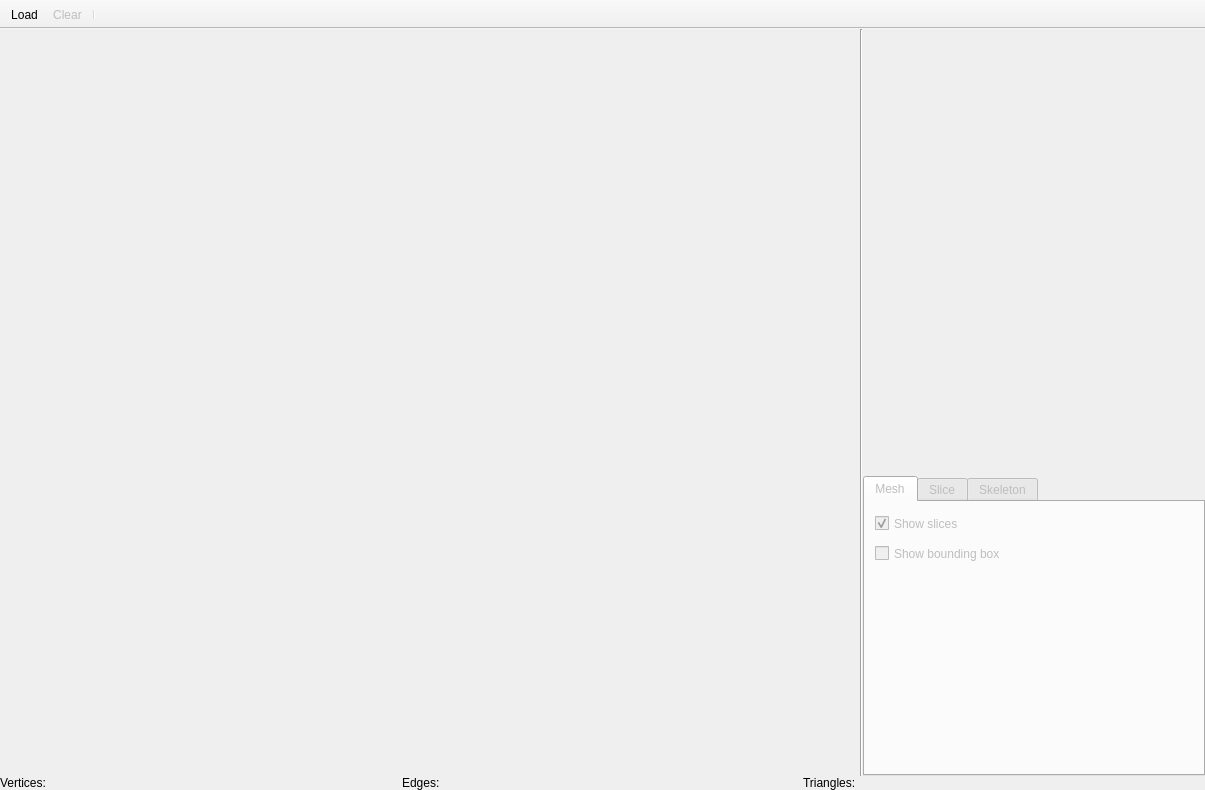
<?xml version="1.0" encoding="UTF-8"?>
<ui version="4.0">
 <class>SlicerWindow</class>
 <widget class="QMainWindow" name="SlicerWindow">
  <property name="geometry">
   <rect>
    <x>0</x>
    <y>0</y>
    <width>1205</width>
    <height>790</height>
   </rect>
  </property>
  <property name="windowTitle">
   <string>MainWindow</string>
  </property>
  <widget class="QWidget" name="centralWidget">
   <property name="sizePolicy">
    <sizepolicy hsizetype="Preferred" vsizetype="Preferred">
     <horstretch>0</horstretch>
     <verstretch>0</verstretch>
    </sizepolicy>
   </property>
   <layout class="QVBoxLayout" name="verticalLayout_2">
    <property name="spacing">
     <number>0</number>
    </property>
    <property name="leftMargin">
     <number>0</number>
    </property>
    <property name="topMargin">
     <number>0</number>
    </property>
    <property name="rightMargin">
     <number>0</number>
    </property>
    <property name="bottomMargin">
     <number>0</number>
    </property>
    <item>
     <layout class="QVBoxLayout" name="verticalLayout">
      <property name="spacing">
       <number>0</number>
      </property>
      <property name="sizeConstraint">
       <enum>QLayout::SetNoConstraint</enum>
      </property>
      <item>
       <layout class="QHBoxLayout" name="horizontalLayout_7">
        <property name="spacing">
         <number>0</number>
        </property>
        <property name="sizeConstraint">
         <enum>QLayout::SetNoConstraint</enum>
        </property>
        <item>
         <layout class="QVBoxLayout" name="verticalLayout_3">
          <item>
           <widget class="QVTKWidget" name="qvtkWidget" native="true">
            <property name="sizePolicy">
             <sizepolicy hsizetype="Expanding" vsizetype="Expanding">
              <horstretch>0</horstretch>
              <verstretch>0</verstretch>
             </sizepolicy>
            </property>
            <property name="minimumSize">
             <size>
              <width>860</width>
              <height>720</height>
             </size>
            </property>
            <property name="baseSize">
             <size>
              <width>0</width>
              <height>0</height>
             </size>
            </property>
           </widget>
          </item>
         </layout>
        </item>
        <item>
         <widget class="Line" name="line">
          <property name="orientation">
           <enum>Qt::Vertical</enum>
          </property>
         </widget>
        </item>
        <item>
         <layout class="QVBoxLayout" name="verticalLayout_4">
          <property name="spacing">
           <number>0</number>
          </property>
          <item>
           <layout class="QHBoxLayout" name="horizontalLayout_4">
            <item>
             <widget class="QVTKWidget" name="slideWidget" native="true">
              <property name="sizePolicy">
               <sizepolicy hsizetype="Expanding" vsizetype="Expanding">
                <horstretch>0</horstretch>
                <verstretch>0</verstretch>
               </sizepolicy>
              </property>
              <property name="maximumSize">
               <size>
                <width>16777215</width>
                <height>16777215</height>
               </size>
              </property>
             </widget>
            </item>
           </layout>
          </item>
          <item>
           <widget class="QTabWidget" name="tabWidget">
            <property name="enabled">
             <bool>false</bool>
            </property>
            <property name="sizePolicy">
             <sizepolicy hsizetype="Expanding" vsizetype="Fixed">
              <horstretch>0</horstretch>
              <verstretch>0</verstretch>
             </sizepolicy>
            </property>
            <property name="minimumSize">
             <size>
              <width>300</width>
              <height>300</height>
             </size>
            </property>
            <property name="currentIndex">
             <number>0</number>
            </property>
            <widget class="QWidget" name="tab_3">
             <property name="sizePolicy">
              <sizepolicy hsizetype="Expanding" vsizetype="Expanding">
               <horstretch>0</horstretch>
               <verstretch>0</verstretch>
              </sizepolicy>
             </property>
             <attribute name="title">
              <string>Mesh</string>
             </attribute>
             <widget class="QCheckBox" name="showSlices">
              <property name="geometry">
               <rect>
                <x>10</x>
                <y>10</y>
                <width>101</width>
                <height>23</height>
               </rect>
              </property>
              <property name="text">
               <string>Show slices</string>
              </property>
              <property name="checked">
               <bool>true</bool>
              </property>
             </widget>
             <widget class="QWidget" name="horizontalLayoutWidget_5">
              <property name="geometry">
               <rect>
                <x>10</x>
                <y>80</y>
                <width>293</width>
                <height>22</height>
               </rect>
              </property>
              <layout class="QHBoxLayout" name="horizontalLayout_9">
               <item>
                <widget class="QLabel" name="label_4">
                 <property name="sizePolicy">
                  <sizepolicy hsizetype="Expanding" vsizetype="Preferred">
                   <horstretch>0</horstretch>
                   <verstretch>0</verstretch>
                  </sizepolicy>
                 </property>
                 <property name="text">
                  <string>X-axis rotation</string>
                 </property>
                </widget>
               </item>
               <item>
                <spacer name="horizontalSpacer_5">
                 <property name="orientation">
                  <enum>Qt::Horizontal</enum>
                 </property>
                 <property name="sizeType">
                  <enum>QSizePolicy::Expanding</enum>
                 </property>
                 <property name="sizeHint" stdset="0">
                  <size>
                   <width>40</width>
                   <height>20</height>
                  </size>
                 </property>
                </spacer>
               </item>
               <item>
                <widget class="QSlider" name="xSlider">
                 <property name="enabled">
                  <bool>false</bool>
                 </property>
                 <property name="sizePolicy">
                  <sizepolicy hsizetype="Expanding" vsizetype="Expanding">
                   <horstretch>0</horstretch>
                   <verstretch>0</verstretch>
                  </sizepolicy>
                 </property>
                 <property name="minimumSize">
                  <size>
                   <width>160</width>
                   <height>0</height>
                  </size>
                 </property>
                 <property name="maximum">
                  <number>100</number>
                 </property>
                 <property name="sliderPosition">
                  <number>100</number>
                 </property>
                 <property name="orientation">
                  <enum>Qt::Horizontal</enum>
                 </property>
                </widget>
               </item>
              </layout>
             </widget>
             <widget class="QWidget" name="horizontalLayoutWidget_6">
              <property name="geometry">
               <rect>
                <x>10</x>
                <y>110</y>
                <width>293</width>
                <height>22</height>
               </rect>
              </property>
              <layout class="QHBoxLayout" name="horizontalLayout_11">
               <item>
                <widget class="QLabel" name="label_6">
                 <property name="sizePolicy">
                  <sizepolicy hsizetype="Expanding" vsizetype="Preferred">
                   <horstretch>0</horstretch>
                   <verstretch>0</verstretch>
                  </sizepolicy>
                 </property>
                 <property name="text">
                  <string>Y-axis rotation</string>
                 </property>
                </widget>
               </item>
               <item>
                <spacer name="horizontalSpacer_7">
                 <property name="orientation">
                  <enum>Qt::Horizontal</enum>
                 </property>
                 <property name="sizeType">
                  <enum>QSizePolicy::Expanding</enum>
                 </property>
                 <property name="sizeHint" stdset="0">
                  <size>
                   <width>40</width>
                   <height>20</height>
                  </size>
                 </property>
                </spacer>
               </item>
               <item>
                <widget class="QSlider" name="ySlider">
                 <property name="enabled">
                  <bool>false</bool>
                 </property>
                 <property name="sizePolicy">
                  <sizepolicy hsizetype="Expanding" vsizetype="Expanding">
                   <horstretch>0</horstretch>
                   <verstretch>0</verstretch>
                  </sizepolicy>
                 </property>
                 <property name="minimumSize">
                  <size>
                   <width>160</width>
                   <height>0</height>
                  </size>
                 </property>
                 <property name="maximum">
                  <number>100</number>
                 </property>
                 <property name="value">
                  <number>100</number>
                 </property>
                 <property name="sliderPosition">
                  <number>100</number>
                 </property>
                 <property name="orientation">
                  <enum>Qt::Horizontal</enum>
                 </property>
                </widget>
               </item>
              </layout>
             </widget>
             <widget class="QWidget" name="horizontalLayoutWidget_7">
              <property name="geometry">
               <rect>
                <x>10</x>
                <y>140</y>
                <width>293</width>
                <height>22</height>
               </rect>
              </property>
              <layout class="QHBoxLayout" name="horizontalLayout_12">
               <item>
                <widget class="QLabel" name="label_7">
                 <property name="sizePolicy">
                  <sizepolicy hsizetype="Expanding" vsizetype="Preferred">
                   <horstretch>0</horstretch>
                   <verstretch>0</verstretch>
                  </sizepolicy>
                 </property>
                 <property name="text">
                  <string>Z-axis rotation</string>
                 </property>
                </widget>
               </item>
               <item>
                <spacer name="horizontalSpacer_8">
                 <property name="orientation">
                  <enum>Qt::Horizontal</enum>
                 </property>
                 <property name="sizeType">
                  <enum>QSizePolicy::Expanding</enum>
                 </property>
                 <property name="sizeHint" stdset="0">
                  <size>
                   <width>40</width>
                   <height>20</height>
                  </size>
                 </property>
                </spacer>
               </item>
               <item>
                <widget class="QSlider" name="zSlider">
                 <property name="enabled">
                  <bool>false</bool>
                 </property>
                 <property name="sizePolicy">
                  <sizepolicy hsizetype="Expanding" vsizetype="Expanding">
                   <horstretch>0</horstretch>
                   <verstretch>0</verstretch>
                  </sizepolicy>
                 </property>
                 <property name="minimumSize">
                  <size>
                   <width>160</width>
                   <height>0</height>
                  </size>
                 </property>
                 <property name="maximum">
                  <number>100</number>
                 </property>
                 <property name="sliderPosition">
                  <number>100</number>
                 </property>
                 <property name="orientation">
                  <enum>Qt::Horizontal</enum>
                 </property>
                </widget>
               </item>
              </layout>
             </widget>
             <widget class="QWidget" name="horizontalLayoutWidget_9">
              <property name="geometry">
               <rect>
                <x>10</x>
                <y>170</y>
                <width>293</width>
                <height>22</height>
               </rect>
              </property>
              <layout class="QHBoxLayout" name="horizontalLayout_13">
               <item>
                <widget class="QLabel" name="label_8">
                 <property name="sizePolicy">
                  <sizepolicy hsizetype="Expanding" vsizetype="Preferred">
                   <horstretch>0</horstretch>
                   <verstretch>0</verstretch>
                  </sizepolicy>
                 </property>
                 <property name="text">
                  <string>X-axis shift</string>
                 </property>
                </widget>
               </item>
               <item>
                <spacer name="horizontalSpacer_9">
                 <property name="orientation">
                  <enum>Qt::Horizontal</enum>
                 </property>
                 <property name="sizeType">
                  <enum>QSizePolicy::Expanding</enum>
                 </property>
                 <property name="sizeHint" stdset="0">
                  <size>
                   <width>40</width>
                   <height>20</height>
                  </size>
                 </property>
                </spacer>
               </item>
               <item>
                <widget class="QSlider" name="xSlider2">
                 <property name="enabled">
                  <bool>false</bool>
                 </property>
                 <property name="sizePolicy">
                  <sizepolicy hsizetype="Expanding" vsizetype="Expanding">
                   <horstretch>0</horstretch>
                   <verstretch>0</verstretch>
                  </sizepolicy>
                 </property>
                 <property name="minimumSize">
                  <size>
                   <width>160</width>
                   <height>0</height>
                  </size>
                 </property>
                 <property name="maximum">
                  <number>100</number>
                 </property>
                 <property name="sliderPosition">
                  <number>100</number>
                 </property>
                 <property name="orientation">
                  <enum>Qt::Horizontal</enum>
                 </property>
                </widget>
               </item>
              </layout>
             </widget>
             <widget class="QWidget" name="horizontalLayoutWidget_10">
              <property name="geometry">
               <rect>
                <x>10</x>
                <y>200</y>
                <width>293</width>
                <height>22</height>
               </rect>
              </property>
              <layout class="QHBoxLayout" name="horizontalLayout_14">
               <item>
                <widget class="QLabel" name="label_9">
                 <property name="sizePolicy">
                  <sizepolicy hsizetype="Expanding" vsizetype="Preferred">
                   <horstretch>0</horstretch>
                   <verstretch>0</verstretch>
                  </sizepolicy>
                 </property>
                 <property name="text">
                  <string>Y-axis shift</string>
                 </property>
                </widget>
               </item>
               <item>
                <spacer name="horizontalSpacer_10">
                 <property name="orientation">
                  <enum>Qt::Horizontal</enum>
                 </property>
                 <property name="sizeType">
                  <enum>QSizePolicy::Expanding</enum>
                 </property>
                 <property name="sizeHint" stdset="0">
                  <size>
                   <width>40</width>
                   <height>20</height>
                  </size>
                 </property>
                </spacer>
               </item>
               <item>
                <widget class="QSlider" name="ySlider2">
                 <property name="enabled">
                  <bool>false</bool>
                 </property>
                 <property name="sizePolicy">
                  <sizepolicy hsizetype="Expanding" vsizetype="Expanding">
                   <horstretch>0</horstretch>
                   <verstretch>0</verstretch>
                  </sizepolicy>
                 </property>
                 <property name="minimumSize">
                  <size>
                   <width>160</width>
                   <height>0</height>
                  </size>
                 </property>
                 <property name="maximum">
                  <number>100</number>
                 </property>
                 <property name="sliderPosition">
                  <number>100</number>
                 </property>
                 <property name="orientation">
                  <enum>Qt::Horizontal</enum>
                 </property>
                </widget>
               </item>
              </layout>
             </widget>
             <widget class="QWidget" name="horizontalLayoutWidget_11">
              <property name="geometry">
               <rect>
                <x>10</x>
                <y>230</y>
                <width>293</width>
                <height>22</height>
               </rect>
              </property>
              <layout class="QHBoxLayout" name="horizontalLayout_15">
               <item>
                <widget class="QLabel" name="label_10">
                 <property name="sizePolicy">
                  <sizepolicy hsizetype="Expanding" vsizetype="Preferred">
                   <horstretch>0</horstretch>
                   <verstretch>0</verstretch>
                  </sizepolicy>
                 </property>
                 <property name="text">
                  <string>Z-axis shift</string>
                 </property>
                </widget>
               </item>
               <item>
                <spacer name="horizontalSpacer_11">
                 <property name="orientation">
                  <enum>Qt::Horizontal</enum>
                 </property>
                 <property name="sizeType">
                  <enum>QSizePolicy::Expanding</enum>
                 </property>
                 <property name="sizeHint" stdset="0">
                  <size>
                   <width>40</width>
                   <height>20</height>
                  </size>
                 </property>
                </spacer>
               </item>
               <item>
                <widget class="QSlider" name="zSlider2">
                 <property name="enabled">
                  <bool>false</bool>
                 </property>
                 <property name="sizePolicy">
                  <sizepolicy hsizetype="Expanding" vsizetype="Expanding">
                   <horstretch>0</horstretch>
                   <verstretch>0</verstretch>
                  </sizepolicy>
                 </property>
                 <property name="minimumSize">
                  <size>
                   <width>160</width>
                   <height>0</height>
                  </size>
                 </property>
                 <property name="maximum">
                  <number>100</number>
                 </property>
                 <property name="sliderPosition">
                  <number>100</number>
                 </property>
                 <property name="orientation">
                  <enum>Qt::Horizontal</enum>
                 </property>
                </widget>
               </item>
              </layout>
             </widget>
             <widget class="QCheckBox" name="showBoundingBox">
              <property name="geometry">
               <rect>
                <x>10</x>
                <y>40</y>
                <width>161</width>
                <height>23</height>
               </rect>
              </property>
              <property name="text">
               <string>Show bounding box</string>
              </property>
              <property name="checked">
               <bool>false</bool>
              </property>
             </widget>
            </widget>
            <widget class="QWidget" name="tab_4">
             <property name="sizePolicy">
              <sizepolicy hsizetype="Expanding" vsizetype="Expanding">
               <horstretch>0</horstretch>
               <verstretch>0</verstretch>
              </sizepolicy>
             </property>
             <attribute name="title">
              <string>Slice</string>
             </attribute>
             <widget class="QCheckBox" name="showConvexHull">
              <property name="geometry">
               <rect>
                <x>10</x>
                <y>70</y>
                <width>181</width>
                <height>23</height>
               </rect>
              </property>
              <property name="text">
               <string>Show convex hull</string>
              </property>
              <property name="checked">
               <bool>false</bool>
              </property>
             </widget>
             <widget class="QCheckBox" name="showboundingBox">
              <property name="geometry">
               <rect>
                <x>10</x>
                <y>100</y>
                <width>181</width>
                <height>23</height>
               </rect>
              </property>
              <property name="text">
               <string>Show bounding rectangle</string>
              </property>
              <property name="checked">
               <bool>false</bool>
              </property>
             </widget>
             <widget class="QCheckBox" name="showFittedCircle">
              <property name="geometry">
               <rect>
                <x>10</x>
                <y>10</y>
                <width>181</width>
                <height>23</height>
               </rect>
              </property>
              <property name="text">
               <string>Show best fitting circle</string>
              </property>
              <property name="checked">
               <bool>false</bool>
              </property>
             </widget>
             <widget class="QWidget" name="horizontalLayoutWidget_8">
              <property name="geometry">
               <rect>
                <x>10</x>
                <y>170</y>
                <width>281</width>
                <height>31</height>
               </rect>
              </property>
              <layout class="QHBoxLayout" name="horizontalLayout_10">
               <item>
                <widget class="QLabel" name="label_5">
                 <property name="sizePolicy">
                  <sizepolicy hsizetype="Expanding" vsizetype="Preferred">
                   <horstretch>0</horstretch>
                   <verstretch>0</verstretch>
                  </sizepolicy>
                 </property>
                 <property name="text">
                  <string>Max error</string>
                 </property>
                </widget>
               </item>
               <item>
                <spacer name="horizontalSpacer_6">
                 <property name="orientation">
                  <enum>Qt::Horizontal</enum>
                 </property>
                 <property name="sizeType">
                  <enum>QSizePolicy::Expanding</enum>
                 </property>
                 <property name="sizeHint" stdset="0">
                  <size>
                   <width>40</width>
                   <height>20</height>
                  </size>
                 </property>
                </spacer>
               </item>
               <item>
                <widget class="QSlider" name="maxErrorSlider">
                 <property name="enabled">
                  <bool>false</bool>
                 </property>
                 <property name="sizePolicy">
                  <sizepolicy hsizetype="Expanding" vsizetype="Expanding">
                   <horstretch>0</horstretch>
                   <verstretch>0</verstretch>
                  </sizepolicy>
                 </property>
                 <property name="minimumSize">
                  <size>
                   <width>160</width>
                   <height>0</height>
                  </size>
                 </property>
                 <property name="maximum">
                  <number>100</number>
                 </property>
                 <property name="singleStep">
                  <number>5</number>
                 </property>
                 <property name="orientation">
                  <enum>Qt::Horizontal</enum>
                 </property>
                </widget>
               </item>
              </layout>
             </widget>
             <widget class="QCheckBox" name="showDiagonals">
              <property name="geometry">
               <rect>
                <x>10</x>
                <y>130</y>
                <width>181</width>
                <height>23</height>
               </rect>
              </property>
              <property name="text">
               <string>Show diagonals</string>
              </property>
              <property name="checked">
               <bool>false</bool>
              </property>
             </widget>
             <widget class="QCheckBox" name="showCenters">
              <property name="geometry">
               <rect>
                <x>10</x>
                <y>40</y>
                <width>181</width>
                <height>23</height>
               </rect>
              </property>
              <property name="text">
               <string>Show centers</string>
              </property>
              <property name="checked">
               <bool>false</bool>
              </property>
             </widget>
            </widget>
            <widget class="QWidget" name="tab_5">
             <property name="sizePolicy">
              <sizepolicy hsizetype="Expanding" vsizetype="Expanding">
               <horstretch>0</horstretch>
               <verstretch>0</verstretch>
              </sizepolicy>
             </property>
             <attribute name="title">
              <string>Skeleton</string>
             </attribute>
             <widget class="QCheckBox" name="showNodesBox">
              <property name="geometry">
               <rect>
                <x>10</x>
                <y>10</y>
                <width>101</width>
                <height>23</height>
               </rect>
              </property>
              <property name="text">
               <string>Show nodes</string>
              </property>
              <property name="checked">
               <bool>true</bool>
              </property>
             </widget>
             <widget class="QCheckBox" name="showSkeleton">
              <property name="geometry">
               <rect>
                <x>10</x>
                <y>40</y>
                <width>121</width>
                <height>23</height>
               </rect>
              </property>
              <property name="text">
               <string>Show skeleton</string>
              </property>
              <property name="checked">
               <bool>false</bool>
              </property>
             </widget>
             <widget class="QCheckBox" name="showArcNodesBox">
              <property name="geometry">
               <rect>
                <x>10</x>
                <y>70</y>
                <width>131</width>
                <height>23</height>
               </rect>
              </property>
              <property name="text">
               <string>Show arc nodes</string>
              </property>
             </widget>
            </widget>
           </widget>
          </item>
         </layout>
        </item>
       </layout>
      </item>
      <item>
       <layout class="QHBoxLayout" name="horizontalLayout_3">
        <property name="spacing">
         <number>0</number>
        </property>
        <property name="sizeConstraint">
         <enum>QLayout::SetNoConstraint</enum>
        </property>
        <item>
         <widget class="QLabel" name="verticesLabel">
          <property name="sizePolicy">
           <sizepolicy hsizetype="Preferred" vsizetype="Preferred">
            <horstretch>0</horstretch>
            <verstretch>0</verstretch>
           </sizepolicy>
          </property>
          <property name="maximumSize">
           <size>
            <width>16777215</width>
            <height>20</height>
           </size>
          </property>
          <property name="baseSize">
           <size>
            <width>0</width>
            <height>20</height>
           </size>
          </property>
          <property name="text">
           <string>Vertices:</string>
          </property>
         </widget>
        </item>
        <item>
         <widget class="QLabel" name="edgesLabel">
          <property name="sizePolicy">
           <sizepolicy hsizetype="Preferred" vsizetype="Preferred">
            <horstretch>0</horstretch>
            <verstretch>0</verstretch>
           </sizepolicy>
          </property>
          <property name="maximumSize">
           <size>
            <width>16777215</width>
            <height>20</height>
           </size>
          </property>
          <property name="baseSize">
           <size>
            <width>0</width>
            <height>20</height>
           </size>
          </property>
          <property name="text">
           <string>Edges:</string>
          </property>
         </widget>
        </item>
        <item>
         <widget class="QLabel" name="trianglesLabel">
          <property name="sizePolicy">
           <sizepolicy hsizetype="Preferred" vsizetype="Preferred">
            <horstretch>0</horstretch>
            <verstretch>0</verstretch>
           </sizepolicy>
          </property>
          <property name="maximumSize">
           <size>
            <width>16777215</width>
            <height>20</height>
           </size>
          </property>
          <property name="baseSize">
           <size>
            <width>0</width>
            <height>20</height>
           </size>
          </property>
          <property name="text">
           <string>Triangles:</string>
          </property>
         </widget>
        </item>
       </layout>
      </item>
     </layout>
    </item>
   </layout>
  </widget>
  <widget class="QToolBar" name="mainToolBar">
   <property name="movable">
    <bool>false</bool>
   </property>
   <property name="iconSize">
    <size>
     <width>30</width>
     <height>30</height>
    </size>
   </property>
   <property name="floatable">
    <bool>false</bool>
   </property>
   <attribute name="toolBarArea">
    <enum>TopToolBarArea</enum>
   </attribute>
   <attribute name="toolBarBreak">
    <bool>false</bool>
   </attribute>
   <addaction name="actionLoad"/>
   <addaction name="actionClear"/>
   <addaction name="separator"/>
  </widget>
  <action name="actionLoad">
   <property name="icon">
    <iconset resource="../cmake/Icons/icons.qrc">
     <normaloff>:/Icons/open.png</normaloff>:/Icons/open.png</iconset>
   </property>
   <property name="text">
    <string>Load</string>
   </property>
   <property name="toolTip">
    <string>Load</string>
   </property>
   <property name="shortcut">
    <string>Ctrl+O</string>
   </property>
  </action>
  <action name="actionClear">
   <property name="enabled">
    <bool>false</bool>
   </property>
   <property name="icon">
    <iconset resource="../cmake/Icons/icons.qrc">
     <normaloff>:/Icons/clear.png</normaloff>:/Icons/clear.png</iconset>
   </property>
   <property name="text">
    <string>Clear</string>
   </property>
   <property name="toolTip">
    <string>Clear</string>
   </property>
   <property name="shortcut">
    <string>Ctrl+C</string>
   </property>
  </action>
 </widget>
 <layoutdefault spacing="6" margin="11"/>
 <customwidgets>
  <customwidget>
   <class>QVTKWidget</class>
   <extends>QWidget</extends>
   <header>QVTKWidget.h</header>
  </customwidget>
 </customwidgets>
 <resources>
  <include location="../cmake/Icons/icons.qrc"/>
 </resources>
 <connections/>
</ui>
